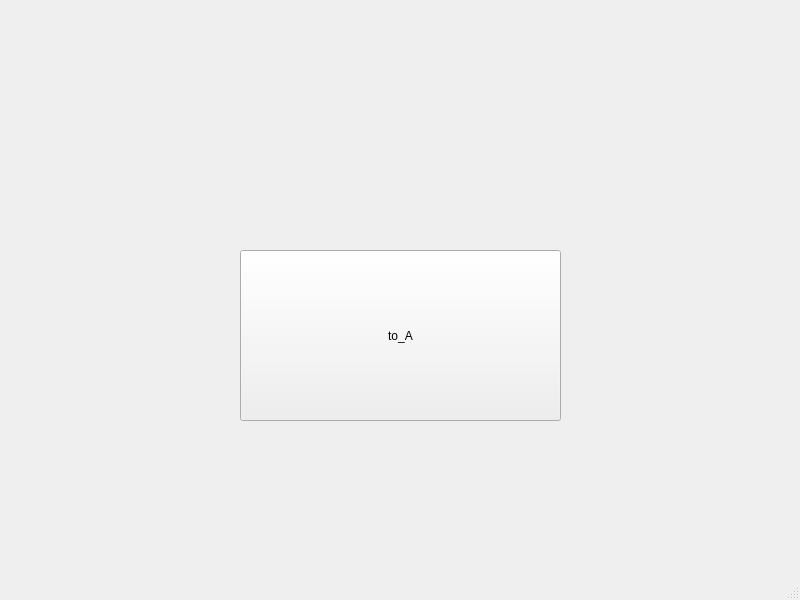
<?xml version="1.0" encoding="UTF-8"?>
<ui version="4.0">
 <class>MainWindow</class>
 <widget class="QMainWindow" name="MainWindow">
  <property name="geometry">
   <rect>
    <x>0</x>
    <y>0</y>
    <width>800</width>
    <height>600</height>
   </rect>
  </property>
  <property name="windowTitle">
   <string>MainWindow</string>
  </property>
  <widget class="QWidget" name="centralwidget">
   <widget class="QPushButton" name="pushButton">
    <property name="geometry">
     <rect>
      <x>240</x>
      <y>250</y>
      <width>321</width>
      <height>171</height>
     </rect>
    </property>
    <property name="text">
     <string>to_A</string>
    </property>
   </widget>
  </widget>
  <widget class="QMenuBar" name="menubar">
   <property name="geometry">
    <rect>
     <x>0</x>
     <y>0</y>
     <width>800</width>
     <height>26</height>
    </rect>
   </property>
  </widget>
  <widget class="QStatusBar" name="statusbar"/>
 </widget>
 <resources/>
 <connections/>
</ui>
